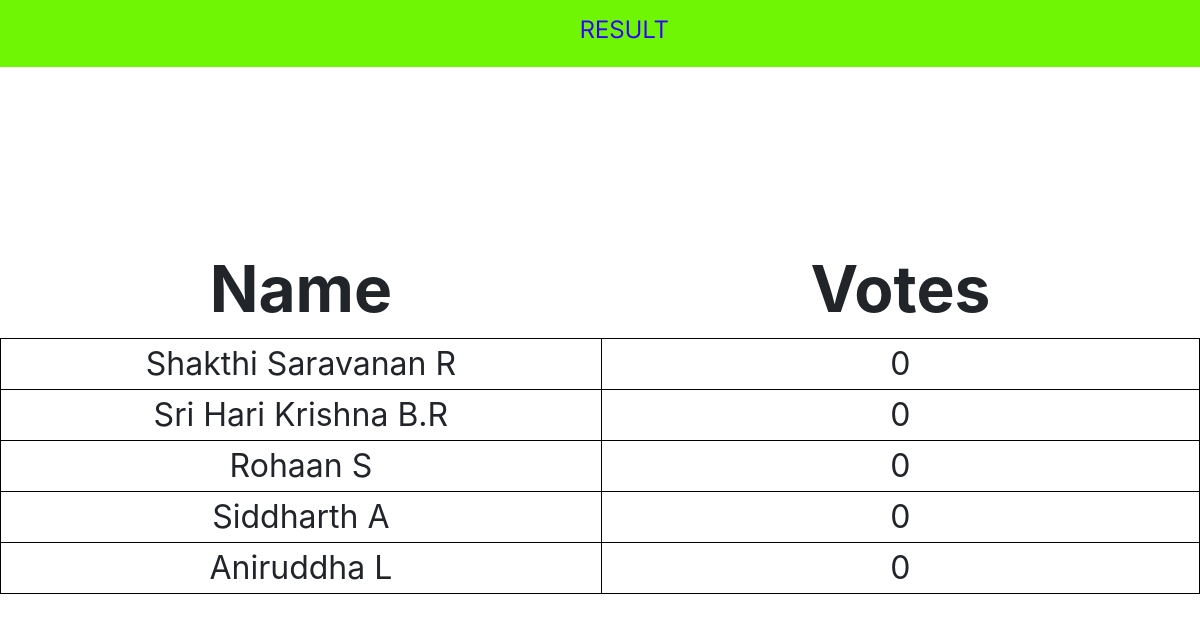
Page /result/ on the committed database.
### candidatereg/models.py (models this page shows, shortened)
class Candidates(models.Model):
    first_name=models.CharField(max_length=50,null=True)
    second_name=models.CharField(max_length=50,null=True)
    dob=models.DateField(null=True)
    gender=models.CharField(max_length=50,choices=gender,null=True)
    department=models.CharField(max_length=50,choices=dpt,null=True)
    roll_no=models.CharField(max_length=50,null=True)
    email=models.EmailField(max_length=50,null=True)
    photo=models.ImageField(default='default.jpg',upload_to='candidate_pics/')
    votes=models.IntegerField(default=0,blank=True)

### results/views.py (the view)
# urls.py: path('result/', include('results.urls'))
def result(request):
    candidate= c.objects.all().values()
    context = {'candidate': candidate}
    max = 0
    for i in candidate:
       if i['votes'] > max:
           max = i['votes']
    if request.method == ['POST']:
        return redirect('homepage:home')
    return render(request,'result.html', context)

### results/templates/result.html (shortened to what this page needs)
{% extends 'homepage/base.html'%}
{% load static %}
    {% block content %}
    <img src="{% static 'header.png' %}" alt="">
    <form action="{% url 'homepage:home' %}" method="post">
        <table style=" height: 20%;
        position: absolute;
        top: 30%;
        left: 0%;">
            <tr class="header" style="width: 9%;
            text-align: center;
            font-size: 200%;">
                <th style="font-weight: bolder;width: 9%;
                text-align: center;
                font-size: 200%;">Name</th>
                <th style="font-weight: bolder;width: 9%;
                text-align: center;
                font-size: 200%;">Votes</th>
            </tr>
            {% for candidate in candidate %}
                <tr>
                    <td style="width: 9%;
                    text-align: center;
                    font-size: 200%;border: 1px solid black;">
                        {{candidate.first_name }} {{candidate.second_name}}
                    </td>
                    <td style="width: 9%;
                    text-align: center;
                    font-size: 200%;border: 1px solid black;">
                        {{candidate.votes}}
                    </td>
                </tr>
            {% endfor %}
    </form>
    {%endblock content%}

### homepage/templates/homepage/base.html (shortened to what this page needs)
{% load static %}
<!DOCTYPE html>
<html lang="en">
<head>
    <link rel="stylesheet" href="{% static 'css/voting.css' %}">
    <link rel="stylesheet" href="https://cdn.jsdelivr.net/npm/bootstrap@4.1.3/dist/css/bootstrap.min.css">
</head>
<body>
    <div class="main_block">
    {% block content %}
    {%endblock content%}</div>
</body>
</html>

### static/css/voting.css (style rules this page uses)
.main_block { overflow-x: hidden; }

### rows in the picture
Candidates: first_name "Shakthi", second_name "Saravanan R", votes "0"
Candidates: first_name "Sri Hari", second_name "Krishna B.R", votes "0"
Candidates: first_name "Rohaan", second_name "S", votes "0"
Candidates: first_name "Siddharth", second_name "A", votes "0"
Candidates: first_name "Aniruddha", second_name "L", votes "0"
